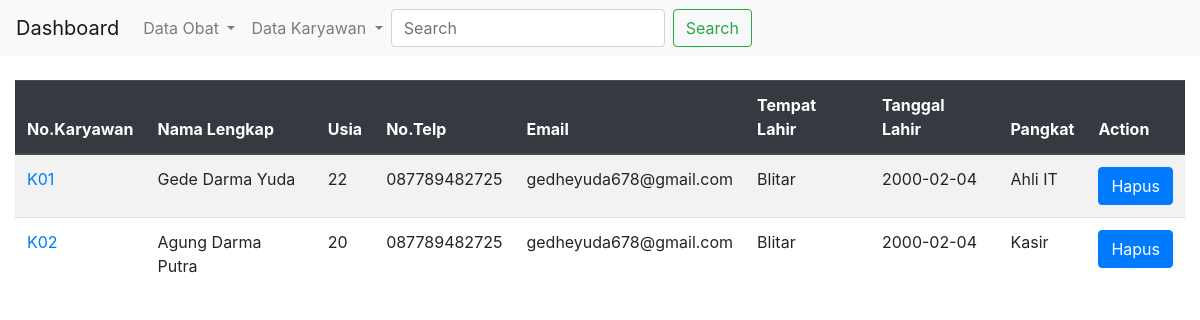
Before: / with the older database file.
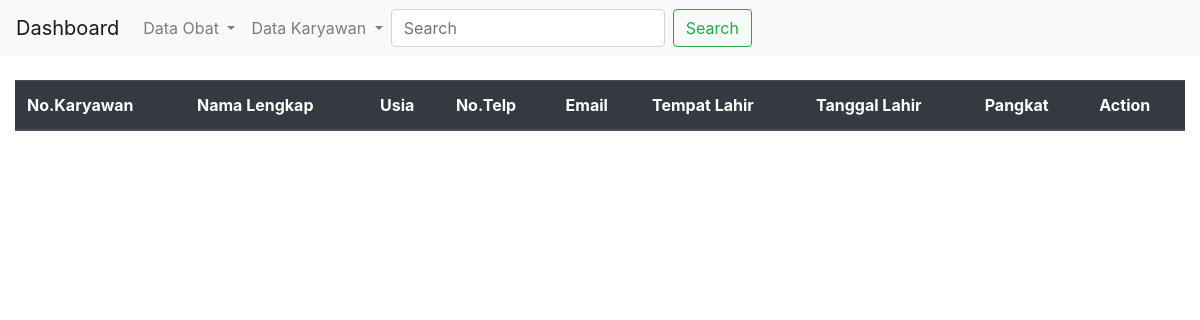
After: the same page with the newer database file.
### karyawan/models.py (models this page shows, shortened)
class Karyawan(models.Model):
    no_karyawan = models.CharField(max_length=10)
    nama_lengkap = models.TextField()
    usia = models.IntegerField()
    no_telp = models.CharField(max_length=20)
    email = models.EmailField()
    tempat_lahir = models.CharField(max_length=20)
    tanggal_lahir = models.CharField(max_length=20)
    jabatan_id = models.ForeignKey(Jabatan, on_delete=models.CASCADE, null=True)
    create_at = models.DateTimeField(auto_now_add=True)

class Jabatan(models.Model):
    jabatan = models.CharField(max_length=20)

### karyawan/views.py (the view)
# urls.py: path('', views.karyawan_list, name="karyawan_list"),
def karyawan_list(request):
    karyawan = Karyawan.objects.all()
    return render(request, "karyawan/list_karyawan.html",{ "karyawans": karyawan,})

### templates/karyawan/list_karyawan.html (shortened to what this page needs)
{% extends "master/base.html" %}
{% load static %}
{% block body %}
<br />
<div class="table-responsive">
  <table class="table table-striped table-fixed" id="data">
    <thead class="thead-dark">
      <tr>
        <th scope="col">No.Karyawan</th>
        <th scope="col">Nama Lengkap</th>
        <th scope="col">Usia</th>
        <th scope="col">No.Telp</th>
        <th scope="col">Email</th>
        <th scope="col">Tempat Lahir</th>
        <th scope="col">Tanggal Lahir</th>
        <th scope="col">Pangkat</th>
        <th scope="col">Action</th>
      </tr>
    </thead>
    <tbody id="myTable">
      {% for Karyawan in karyawans %}
      <tr>
        <td><a href="{% url 'karyawan:update_karyawan' Karyawan.id %}">{{ Karyawan.no_karyawan }}</a></td>
        <td>{{ Karyawan.nama_lengkap }}</td>
        <td>{{ Karyawan.usia }}</td>
        <td>{{ Karyawan.no_telp }}</td>
        <td>{{ Karyawan.email }}</td>
        <td>{{ Karyawan.tempat_lahir }}</td>
        <td>{{ Karyawan.tanggal_lahir }}</td>
        <td>{{ Karyawan.jabatan_id.jabatan }}</td>
        <td>  <button type="button" class="btn btn-primary" data-toggle="modal" data-target="#hapus-{{Karyawan.id}}">
          Hapus
        </button></td>
      </tr>
      {% endfor %}
    </tbody>
  </table>
</div>
{% endblock body %}

### templates/master/base.html (shortened to what this page needs)
{% load static %}
<!DOCTYPE html>
<html lang="en">
  <head>
    <link
      rel="stylesheet"
      type="text/css"
      href="{% static 'css/bootstrap.min.css'%}"
    />
  </head>
  <body>
    <nav class="navbar navbar-expand-lg navbar-light bg-light">
      <a class="navbar-brand" href="{% url 'karyawan:karyawan_list' %}">Dashboard</a>
      <div class="collapse navbar-collapse" id="navbarNavDropdown">
        <ul class="navbar-nav">
          <li class="nav-item dropdown">
            <a
              class="nav-link dropdown-toggle"
              href="{% url 'obat:obat_list' %}"
              id="navbarDropdownMenuLink"
              role="button"
              data-toggle="dropdown"
              aria-haspopup="true"
              aria-expanded="false"
            >
            Data Obat
            </a>
          </li>
          <li class="nav-item dropdown">
            <a
              class="nav-link dropdown-toggle"
              href="list_drug/"
              id="navbarDropdownMenuLink"
              role="button"
              data-toggle="dropdown"
              aria-haspopup="true"
              aria-expanded="false"
            >
            Data Karyawan
            </a>
          </li>
        </ul>
        <form class="form-inline my-2 my-lg-0" action="/search" method="post">
          <input
            class="form-control mr-sm-2"
            type="text"
            placeholder="Search"
            aria-label="Search"
            id="myInput"
            name="search"
          />
          <button class="btn btn-outline-success my-2 my-sm-0" type="submit">
            Search
          </button>
        </form>
      </div>
    </nav>
    <div class="container-fluid">
        {% block body %}{% endblock body %}
    </div>
  </body>
</html>

Changed rows visible on the page:
removed Karyawan: no_karyawan "K01", nama_lengkap "Gede Darma Yuda", usia "22", no_telp "087789482725", email "gedheyuda678@gmail.com", tempat_lahir "Blitar", tanggal_lahir "2000-02-04", jabatan_id.jabatan "Ahli IT"
removed Karyawan: no_karyawan "K02", nama_lengkap "Agung Darma Putra", usia "20", no_telp "087789482725", email "gedheyuda678@gmail.com", tempat_lahir "Blitar", tanggal_lahir "2000-02-04", jabatan_id.jabatan "Kasir"
